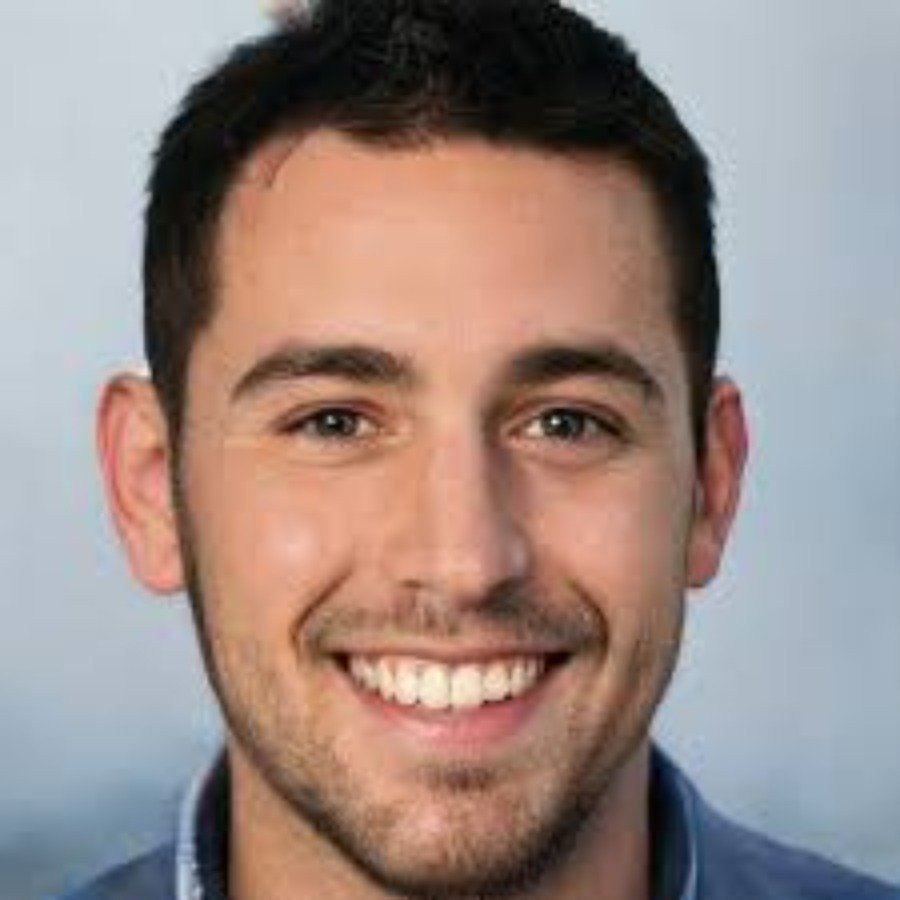
#> input picture manusia.jpg, 900 x 900 px
$ python Tugas3.py
#> lines starting #> are read from the running program, lines starting #| are printed output that depends on the picture
import numpy as np
import cv2
import matplotlib.pyplot as plt

# Fungsi untuk perhitungan konvolusi manual dengan debug output
def manual_convolution(image, kernel):
    img_height, img_width = image.shape
    padded_image = np.pad(image, pad_width=1, mode='constant', constant_values=0)
    convolved_image = np.zeros((img_height, img_width))

    # Melakukan konvolusi manual
    for i in range(1, img_height + 1):
        for j in range(1, img_width + 1):
            region = padded_image[i - 1:i + 2, j - 1:j + 2]
            convolved_value = np.sum(kernel * region)
            convolved_image[i - 1, j - 1] = convolved_value

            # Debug output
            print(f"Processing pixel ({i-1}, {j-1}):")
            print("Region:")
            print(region)
            print("Kernel:")
            print(kernel)
            print("Region * Kernel:")
            print(kernel * region)
            print(f"Sum of elements: {convolved_value}")
            print("=" * 30)

    return convolved_image

# Fungsi untuk menampilkan histogram dari citra
def display_histogram(image, title):
    plt.figure()
    plt.title(f"Histogram {title}")
    plt.xlabel('Intensity Value')
    plt.ylabel('Pixel Count')
    plt.hist(image.ravel(), bins=256, range=[0, 256])
    plt.show()

# Memuat gambar dan resize untuk mempercepat proses
image_rgb = cv2.imread('manusia.jpg')  # Memuat gambar berwarna
#> image_rgb is the input picture: shape (900, 900, 3); mean B, G, R 132.1, 137.1, 154.2
image_rgb = cv2.resize(image_rgb, (100, 100))  # Resize gambar menjadi 100x100
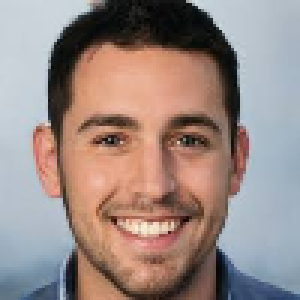
#> image_rgb: shape (100, 100, 3) (shown 3 times larger); mean B, G, R 132, 137.1, 154.2
image_gray = cv2.cvtColor(image_rgb, cv2.COLOR_BGR2GRAY)  # Mengonversi ke grayscale
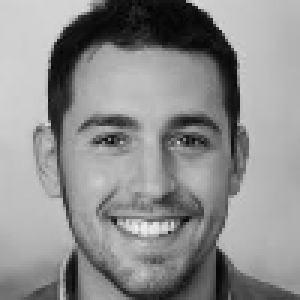
#> image_gray: shape (100, 100) (shown 3 times larger); min 2, max 240, mean 141.6

# Membuat kernel/mask/filter untuk konvolusi
mask1 = np.array([[-1, -1, -1], [-1, 8, -1], [-1, -1, -1]])  # Kernel untuk edge detection
mask2 = np.array([[1, 2, 1], [0, 0, 0], [-1, -2, -1]])  # Kernel Sobel

# Menerapkan konvolusi secara manual
print("Manual Convolution with Kernel 1:")
convolved_edge1 = manual_convolution(image_gray, mask1)
#> in manual_convolution, `padded_image = np.pad(image, pad_width=1, mode='constant', constant_va..`:
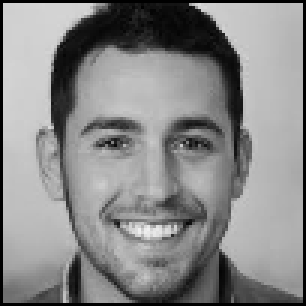
#> padded_image: shape (102, 102) (shown 3 times larger); min 0, max 240, mean 136.1
#> after the loop in manual_convolution, `for i in range(1, img_height + 1):`:
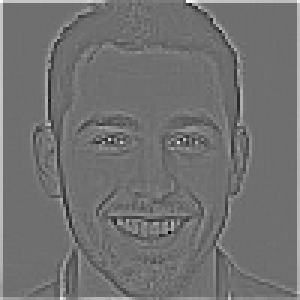
#> convolved_image: shape (100, 100) float64 (shown 3 times larger); min -815, max 1047, mean 17.9; drawn with min black and max white

print("\nManual Convolution with Kernel 2:")
convolved_edge2 = manual_convolution(image_gray, mask2)
#> after the loop in manual_convolution (call 2), `for i in range(1, img_height + 1):`:
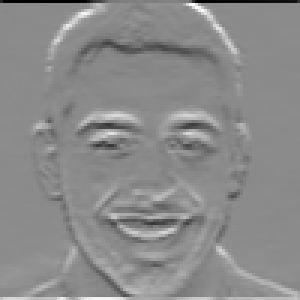
#> convolved_image: shape (100, 100) float64 (shown 3 times larger); min -846, max 711, mean 2.6; drawn with min black and max white

# Menampilkan gambar, hasil konvolusi, dan histogram
plt.figure(figsize=(14, 14))

# Gambar RGB
plt.subplot(3, 4, 1)
plt.imshow(cv2.cvtColor(image_rgb, cv2.COLOR_BGR2RGB))
plt.title('Citra RGB')
plt.axis('off')

# Histogram RGB
plt.subplot(3, 4, 2)
for i, col in enumerate(['b', 'g', 'r']):
    hist = cv2.calcHist([image_rgb], [i], None, [256], [0, 256])
    plt.plot(hist, color=col)
plt.title('Histogram RGB')
plt.xlim([0, 256])

# Gambar Grayscale
plt.subplot(3, 4, 3)
plt.imshow(image_gray, cmap='gray')
plt.title('Citra Grayscale')
plt.axis('off')

# Histogram Grayscale
plt.subplot(3, 4, 4)
plt.hist(image_gray.ravel(), bins=256, range=[0, 256], color='gray')
plt.title('Histogram Grayscale')

# Hasil konvolusi dengan kernel 1
plt.subplot(3, 4, 5)
plt.imshow(convolved_edge1, cmap='gray')
plt.title('Konvolusi Kernel 1')
plt.axis('off')

# Histogram Hasil Konvolusi Kernel 1
plt.subplot(3, 4, 6)
plt.hist(convolved_edge1.ravel(), bins=256, range=[0, 256], color='gray')
plt.title('Histogram Kernel 1')

# Hasil konvolusi dengan kernel 2
plt.subplot(3, 4, 7)
plt.imshow(convolved_edge2, cmap='gray')
plt.title('Konvolusi Kernel 2')
plt.axis('off')

# Histogram Hasil Konvolusi Kernel 2
plt.subplot(3, 4, 8)
plt.hist(convolved_edge2.ravel(), bins=256, range=[0, 256], color='gray')
plt.title('Histogram Kernel 2')

plt.tight_layout()
plt.show()
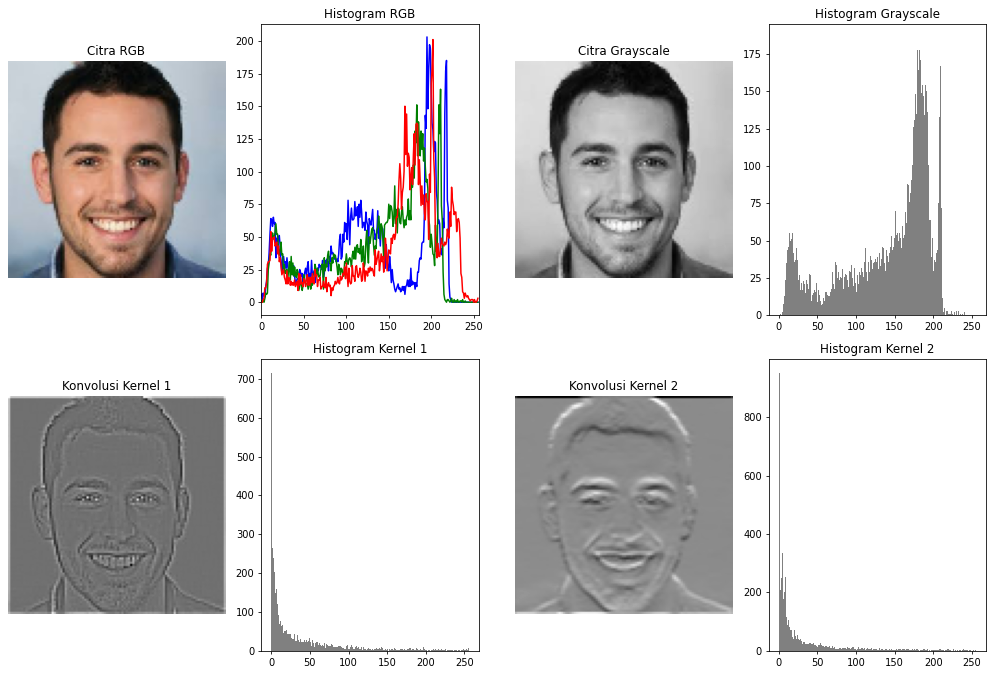
#> figure drawn by matplotlib, 8 panels; panel 2: curve peaks at x = 195, y = 203; panel 2: curve peaks at x = 211, y = 163; panel 2: curve peaks at x = 202, y = 201; panel 4: tallest bar 186 high, from x = 181 to 182
